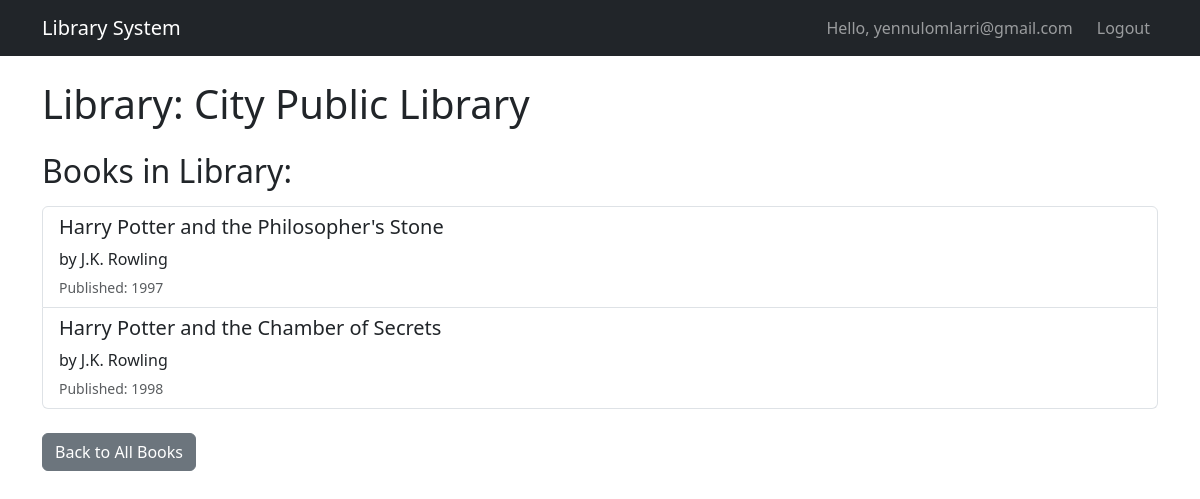
Screenshot of /library/2/ (signed in) with the database file from the repository.
### relationship_app/models.py (models this page shows, shortened)
class Library(models.Model):
    name = models.CharField(max_length=100)
    books = models.ManyToManyField(Book)

class Book(models.Model):
    title = models.CharField(max_length=200)
    author = models.ForeignKey(Author, on_delete=models.CASCADE)
    publication_year = models.IntegerField(null=True, blank=True)
    class Meta:
        permissions = [
            ("can_add_book", "Can add book"),
            ("can_change_book", "Can change book"),
            ("can_delete_book", "Can delete book"),
        ]

class Author(models.Model):
    name = models.CharField(max_length=100)

### relationship_app/views.py (the view)
# urls.py: path('library/<int:pk>/', LibraryDetailView.as_view(), name='library_detail'),
class LibraryDetailView(DetailView):
    model = Library
    template_name = 'relationship_app/library_detail.html'
    context_object_name = 'library'

### templates/relationship_app/library_detail.html (shortened to what this page needs)
{% extends 'relationship_app/base.html' %}
{% block content %}
<h1 class="mb-4">Library: {{ library.name }}</h1>
<h2 class="mb-3">Books in Library:</h2>
{% if library.books.all %}
    <div class="list-group">
        {% for book in library.books.all %}
        <div class="list-group-item">
            <h5>{{ book.title }}</h5>
            <p class="mb-1">by {{ book.author.name }}</p>
            {% if book.publication_year %}
                <small class="text-muted">Published: {{ book.publication_year }}</small>
            {% endif %}
        </div>
        {% endfor %}
    </div>
{% else %}
    <div class="alert alert-info">
        No books available in this library.
    </div>
{% endif %}
<div class="mt-4">
    <a href="{% url 'list_books' %}" class="btn btn-secondary">Back to All Books</a>
</div>
{% endblock %}

### templates/relationship_app/base.html (shortened to what this page needs)
<!DOCTYPE html>
<html lang="en">
<head>
    <link href="https://cdn.jsdelivr.net/npm/bootstrap@5.3.0/dist/css/bootstrap.min.css" rel="stylesheet">
</head>
<body>
    <nav class="navbar navbar-expand-lg navbar-dark bg-dark">
        <div class="container">
            <a class="navbar-brand" href="{% url 'list_books' %}">Library System</a>
            <div class="navbar-nav ms-auto">
                {% if user.is_authenticated %}
                    <span class="navbar-text me-3">Hello, {{ user.username }}</span>
                    <a class="nav-link" href="{% url 'logout' %}">Logout</a>
                {% else %}
                    <a class="nav-link" href="{% url 'login' %}">Login</a>
                    <a class="nav-link" href="{% url 'register' %}">Register</a>
                {% endif %}
            </div>
        </div>
    </nav>
    <div class="container mt-4">
        {% block content %}
        {% endblock %}
    </div>
</body>
</html>

### rows the page displays
Library: name "City Public Library"
Book: title "Harry Potter and the Philosopher's Stone", author.name "J.K. Rowling", publication_year "1997"
Book: title "Harry Potter and the Chamber of Secrets", author.name "J.K. Rowling", publication_year "1998"

### other values shown
{{ user.username }} "yennulomlarri@gmail.com"
